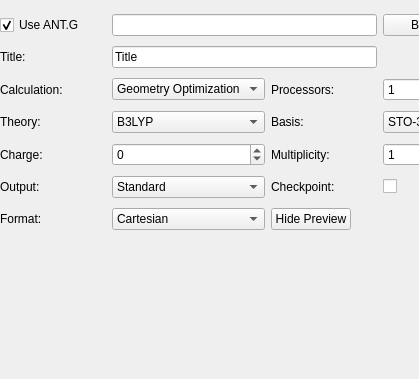
          <widget class="QWidget" name="scrollAreaWidgetContents_4">
           <property name="geometry">
            <rect>
             <x>0</x>
             <y>0</y>
             <width>419</width>
             <height>379</height>
            </rect>
           </property>
           <property name="maximumSize">
            <size>
             <width>16777215</width>
             <height>16777215</height>
            </size>
           </property>
           <widget class="QWidget" name="gridLayoutWidget">
            <property name="geometry">
             <rect>
              <x>0</x>
              <y>10</y>
              <width>489</width>
              <height>227</height>
             </rect>
            </property>
            <layout class="QGridLayout" name="gridLayout">
             <item row="4" column="2">
              <widget class="QLabel" name="label_6">
               <property name="text">
                <string>Multiplicity:</string>
               </property>
               <property name="buddy">
                <cstring>multiplicitySpin</cstring>
               </property>
              </widget>
             </item>
             <item row="2" column="3">
              <widget class="QSpinBox" name="procSpin">
               <property name="minimum">
                <number>1</number>
               </property>
               <property name="value">
                <number>1</number>
               </property>
              </widget>
             </item>
             <item row="4" column="0">
              <widget class="QLabel" name="label_3">
               <property name="text">
                <string>Charge:</string>
               </property>
               <property name="buddy">
                <cstring>chargeSpin</cstring>
               </property>
              </widget>
             </item>
             <item row="1" column="0">
              <widget class="QLabel" name="label_7">
               <property name="text">
                <string>Title:</string>
               </property>
               <property name="buddy">
                <cstring>titleLine</cstring>
               </property>
              </widget>
             </item>
             <item row="3" column="3">
              <widget class="QComboBox" name="basisCombo">
               <property name="accessibleDescription">
                <string notr="true"/>
               </property>
               <property name="currentIndex">
                <number>0</number>
               </property>
               <item>
                <property name="text">
                 <string>STO-3G</string>
                </property>
               </item>
               <item>
                <property name="text">
                 <string>3-21G</string>
                </property>
               </item>
               <item>
                <property name="text">
                 <string>6-31G(d)</string>
                </property>
               </item>
               <item>
                <property name="text">
                 <string>6-31G(d,p)</string>
                </property>
               </item>
               <item>
                <property name="text">
                 <string>LANL2DZ</string>
                </property>
               </item>
              </widget>
             </item>
             <item row="5" column="0">
              <widget class="QLabel" name="label_8">
               <property name="text">
                <string>Output:</string>
               </property>
               <property name="buddy">
                <cstring>outputCombo</cstring>
               </property>
              </widget>
             </item>
             <item row="3" column="2">
              <widget class="QLabel" name="label_5">
               <property name="text">
                <string>Basis:</string>
               </property>
               <property name="buddy">
                <cstring>basisCombo</cstring>
               </property>
              </widget>
             </item>
             <item row="6" column="1">
              <widget class="QComboBox" name="coordCombo">
               <property name="enabled">
                <bool>true</bool>
               </property>
               <property name="currentIndex">
                <number>0</number>
               </property>
               <item>
                <property name="text">
                 <string>Cartesian</string>
                </property>
               </item>
               <item>
                <property name="text">
                 <string>Z-matrix</string>
                </property>
               </item>
               <item>
                <property name="text">
                 <string>Z-matrix (compact)</string>
                </property>
               </item>
              </widget>
             </item>
             <item row="6" column="2" colspan="2">
              <widget class="QPushButton" name="moreButton">
               <property name="sizePolicy">
                <sizepolicy hsizetype="Fixed" vsizetype="Fixed">
                 <horstretch>0</horstretch>
                 <verstretch>0</verstretch>
                </sizepolicy>
               </property>
               <property name="text">
                <string>Hide Preview</string>
               </property>
              </widget>
             </item>
             <item row="2" column="1">
              <widget class="QComboBox" name="calculationCombo">
               <property name="currentIndex">
                <number>1</number>
               </property>
               <item>
                <property name="text">
                 <string>Single Point Energy</string>
                </property>
               </item>
               <item>
                <property name="text">
                 <string>Geometry Optimization</string>
                </property>
               </item>
               <item>
                <property name="text">
                 <string>Frequencies</string>
                </property>
               </item>
              </widget>
             </item>
             <item row="0" column="0">
              <widget class="QCheckBox" name="checkBox">
               <property name="layoutDirection">
                <enum>Qt::LeftToRight</enum>
               </property>
               <property name="text">
                <string>Use ANT.G</string>
               </property>
               <property name="checked">
                <bool>true</bool>
               </property>
              </widget>
             </item>
             <item row="2" column="2">
              <widget class="QLabel" name="label_4">
               <property name="text">
                <string>Processors:</string>
               </property>
              </widget>
             </item>
             <item row="1" column="1" colspan="2">
              <widget class="QLineEdit" name="titleLine">
               <property name="text">
                <string>Title</string>
               </property>
              </widget>
             </item>
             <item row="2" column="0">
              <widget class="QLabel" name="label">
               <property name="text">
                <string>Calculation:</string>
               </property>
              </widget>
             </item>
             <item row="0" column="3">
              <widget class="QPushButton" name="antgbrowseButton">
               <property name="text">
                <string>Browse...</string>
               </property>
              </widget>
             </item>
             <item row="3" column="0">
              <widget class="QLabel" name="label_2">
               <property name="text">
                <string>Theory:</string>
               </property>
               <property name="buddy">
                <cstring>theoryCombo</cstring>
               </property>
              </widget>
             </item>
             <item row="5" column="3">
              <widget class="QCheckBox" name="checkpointCheck">
               <property name="text">
                <string/>
               </property>
              </widget>
             </item>
             <item row="6" column="0">
              <widget class="QLabel" name="label_10">
               <property name="text">
                <string>Format:</string>
               </property>
               <property name="buddy">
                <cstring>coordCombo</cstring>
               </property>
              </widget>
             </item>
             <item row="4" column="1">
              <widget class="QSpinBox" name="chargeSpin">
               <property name="minimum">
                <number>-99</number>
               </property>
               <property name="value">
                <number>0</number>
               </property>
              </widget>
             </item>
             <item row="4" column="3">
              <widget class="QSpinBox" name="multiplicitySpin">
               <property name="minimum">
                <number>1</number>
               </property>
               <property name="value">
                <number>1</number>
               </property>
              </widget>
             </item>
             <item row="5" column="1">
              <widget class="QComboBox" name="outputCombo">
               <property name="currentIndex">
                <number>0</number>
               </property>
               <item>
                <property name="text">
                 <string>Standard</string>
                </property>
               </item>
               <item>
                <property name="text">
                 <string>Molden</string>
                </property>
               </item>
               <item>
                <property name="text">
                 <string>Molekel</string>
                </property>
               </item>
              </widget>
             </item>
             <item row="5" column="2">
              <widget class="QLabel" name="label_9">
               <property name="text">
                <string>Checkpoint:</string>
               </property>
               <property name="buddy">
                <cstring>checkpointCheck</cstring>
               </property>
              </widget>
             </item>
             <item row="3" column="1">
              <widget class="QComboBox" name="theoryCombo">
               <property name="currentIndex">
                <number>3</number>
               </property>
               <item>
                <property name="text">
                 <string>AM1</string>
                </property>
               </item>
               <item>
                <property name="text">
                 <string>PM3</string>
                </property>
               </item>
               <item>
                <property name="text">
                 <string>RHF</string>
                </property>
               </item>
               <item>
                <property name="text">
                 <string>B3LYP</string>
                </property>
               </item>
               <item>
                <property name="text">
                 <string>MP2</string>
                </property>
               </item>
               <item>
                <property name="text">
                 <string>CCSD</string>
                </property>
               </item>
              </widget>
             </item>
             <item row="0" column="1" colspan="2">
              <widget class="QLineEdit" name="antgbrowseEdit"/>
             </item>
            </layout>
           </widget>
          </widget>
